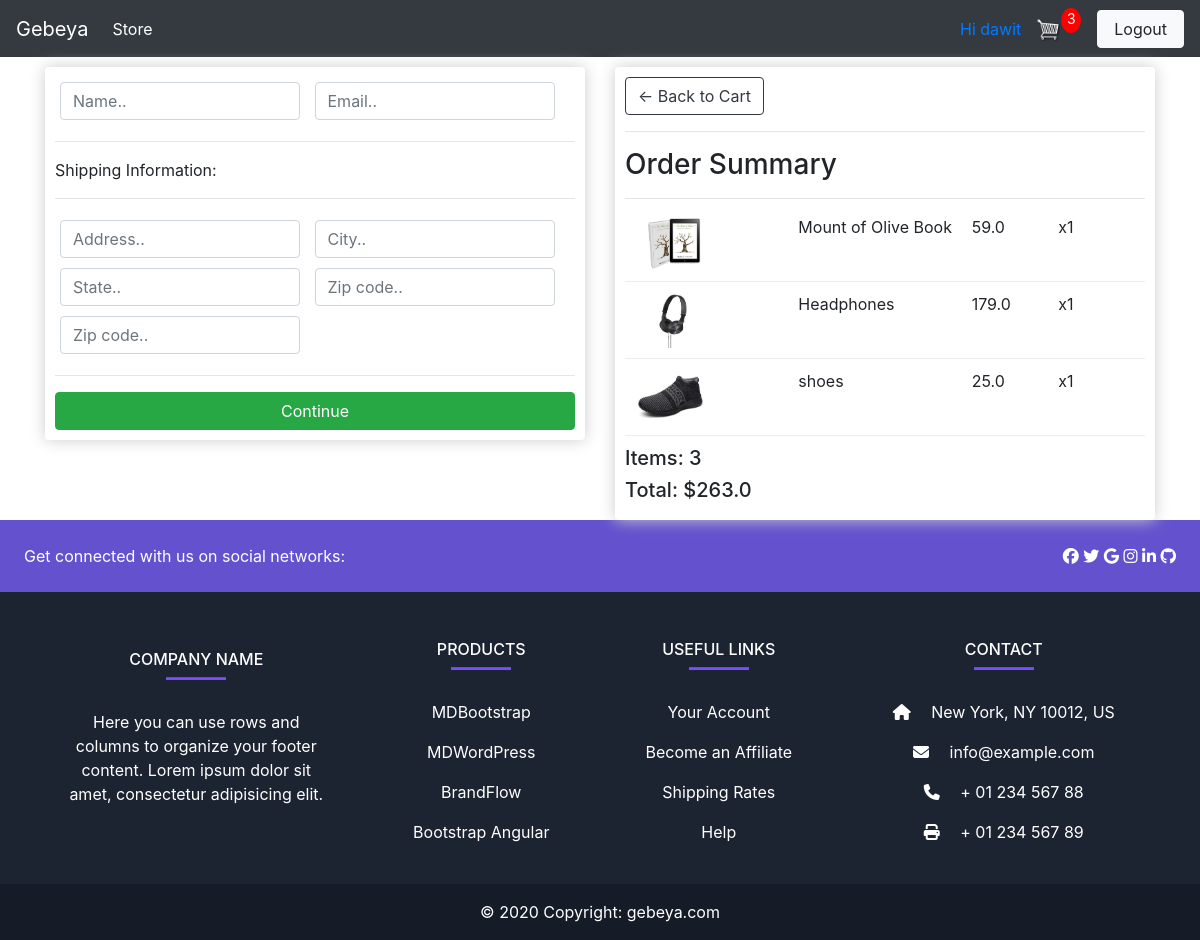
Screenshot of /checkout/ (signed in) with the database file from the repository.
### store/models.py (models this page shows, shortened)
class Order(models.Model):
	customer = models.ForeignKey(User, on_delete=models.SET_NULL, null=True, blank=True)
	date_ordered = models.DateTimeField(auto_now_add=True)
	complete = models.BooleanField(default=False)
	transaction_id = models.CharField(max_length=100, null=True)
	@property
	def shipping(self):
		shipping = False
		orderitems = self.orderitem_set.all()
		for i in orderitems:
			if i.product.digital == False:
				shipping = True
		return shipping
	def get_cart_total(self):
		orderitems = self.orderitem_set.all()
		total = sum([item.get_total for item in orderitems])
		return total
	def get_cart_items(self):
		orderitems = self.orderitem_set.all()
		total = sum([item.quantity for item in orderitems])
		return total

class OrderItem(models.Model):
	product = models.ForeignKey(Product, on_delete=models.SET_NULL, null=True)
	order = models.ForeignKey(Order, on_delete=models.SET_NULL, null=True)
	quantity = models.IntegerField(default=1, null=True, blank=True)
	date_added = models.DateTimeField(auto_now_add=True)
	@property
	def get_total(self):
		total = self.product.price * self.quantity
		return total

class Product(models.Model):
	name = models.CharField(max_length=200)
	price = models.FloatField()
	digital = models.BooleanField(default=False,null=True, blank=True)
	image = models.ImageField(null=True, blank=True)
	description = models.TextField(null=True)
	def __str__(self):
		return self.name
	@property
	def imageURL(self):
		try:
			url = self.image.url
		except:
			url = ''
		return url

### store/views.py (the view)
# urls.py: path('checkout/', views.checkout, name='checkout'),
def checkout(request):
    if request.user.is_authenticated:
        customer = request.user
        order, create = Order.objects.get_or_create(customer = customer, complete = False)
        items = order.orderitem_set.all()
        cartItems = order.get_cart_items
    else:
        items = []
        order = {'get_cart_total' : 0, 'get_cart_items' : 0}
        cartItems = order['get_cart_items']
    context = {'items' : items, 'order' : order, 'cartItems' : cartItems}
    return render(request, 'store/checkout.html', context)

### store/templates/store/checkout.html (shortened to what this page needs)
{% extends 'store/main.html' %}
{% load static %}
{% block content %}
     <div class="row">
		<div class="col-lg-6">
			<div class="box-element" id="form-wrapper">
				<form id="form">
					<div id="user-info">
						<div class="form-field">
							<input required class="form-control" type="text" name="name" placeholder="Name..">
						</div>
						<div class="form-field">
							<input required class="form-control" type="email" name="email" placeholder="Email..">
						</div>
					</div>
					<div id="shipping-info">
						<hr>
						<p>Shipping Information:</p>
						<hr>
						<div class="form-field">
							<input class="form-control" type="text" name="address" placeholder="Address..">
						</div>
						<div class="form-field">
							<input class="form-control" type="text" name="city" placeholder="City..">
						</div>
						<div class="form-field">
							<input class="form-control" type="text" name="state" placeholder="State..">
						</div>
						<div class="form-field">
							<input class="form-control" type="text" name="zipcode" placeholder="Zip code..">
						</div>
						<div class="form-field">
							<input class="form-control" type="text" name="country" placeholder="Zip code..">
						</div>
					</div>
					<hr>
					<input id="form-button" class="btn btn-success btn-block" type="submit" value="Continue">
				</form>
			</div>
			<br>
		</div>
		<div class="col-lg-6">
			<div class="box-element">
				<a  class="btn btn-outline-dark" href="{% url 'cart' %}">&#x2190; Back to Cart</a>
				<hr>
				<h3>Order Summary</h3>
				<hr>
				{% for item in items %}
				<div class="cart-row">
					<div style="flex:2"><img class="row-image" src="{{ item.product.imageURL }}"></div>
					<div style="flex:2"><p>{{ item.product }}</p></div>
					<div style="flex:1"><p>{{ item.product.price}}</p></div>
					<div style="flex:1"><p>x{{item.quantity}}</p></div>
				</div>
				{% endfor %}
				<h5>Items:   {{ order.get_cart_items}}</h5>
				<h5>Total:   ${{order.get_cart_total}}</h5>
			</div>
		</div>
	</div>
{% endblock content %}

### store/templates/store/main.html (shortened to what this page needs)
{% load static %}
<!DOCTYPE html>
<html lang="en">
<head>
    <link rel="stylesheet" href="https://stackpath.bootstrapcdn.com/bootstrap/4.4.1/css/bootstrap.min.css">
    <link rel="stylesheet" href="{% static 'css/main.css' %}">
    <link href="//maxcdn.bootstrapcdn.com/bootstrap/4.0.0/css/bootstrap.min.css" rel="stylesheet" id="bootstrap-css">
    <link href="https://maxcdn.bootstrapcdn.com/font-awesome/4.7.0/css/font-awesome.min.css" rel="stylesheet">
</head>
<body>
    <header>
        <nav class="navbar navbar-expand-lg navbar-dark bg-dark">
            <a class="navbar-brand" href="{% url 'store' %}">Gebeya</a>
            <div class="collapse navbar-collapse" id="navbarSupportedContent">
              <ul class="navbar-nav mr-auto">
                <li class="nav-item active">
                  <a class="nav-link" href="{% url 'store' %}">Store<span class="sr-only">(current)</span></a>
                </li>
              </ul>
              <div class="form-inline my-2 my-lg-0">
                {% if request.user.is_authenticated %}
                <a href="">Hi {{ request.user }}</a>
                <a href="{% url 'cart' %}">
                   <img  id="cart-icon" src="{% static 'images/cart.png' %}">
               </a>
               <p id="cart-total">  {{ cartItems }} </p>
               <a href="{% url 'logout-form' %}" type="button" class="btn btn-light px-3 ml-3">Logout</a>
               {% else %}
               <a href="{% url 'login-form' %}"class="btn btn-warning px-3 ml-3">Login</a>
               <a href="{% url 'register' %}" type="button" class="btn btn-light px-3 ml-3">Sign up</a>
                {% endif %}
           </div>
            </div>
          </nav>
    </header>
    <div class="container">
        {% block content%}
        {% endblock content%}
    </div>
  <footer
          class="text-center text-lg-start text-white"
          style="background-color: #1c2331"
          >
    <section
             class="d-flex justify-content-between p-4"
             style="background-color: #6351ce"
             >
      <div class="me-5">
        <span>Get connected with us on social networks:</span>
      </div>
      <div>
        <a href="" class="text-white me-4">
          <i class="fab fa-facebook-f"></i>
        </a>
        <a href="" class="text-white me-4">
          <i class="fab fa-twitter"></i>
        </a>
        <a href="" class="text-white me-4">
          <i class="fab fa-google"></i>
        </a>
        <a href="" class="text-white me-4">
          <i class="fab fa-instagram"></i>
        </a>
        <a href="" class="text-white me-4">
          <i class="fab fa-linkedin"></i>
        </a>
        <a href="" class="text-white me-4">
          <i class="fab fa-github"></i>
        </a>
      </div>
    </section>
    <section class="">
      <div class="container text-center text-md-start mt-5">
        <div class="row mt-3">
          <div class="col-md-3 col-lg-4 col-xl-3 mx-auto mb-4">
            <h6 class="text-uppercase fw-bold">Company name</h6>
            <hr
                class="mb-4 mt-0 d-inline-block mx-auto"
                style="width: 60px; background-color: #7c4dff; height: 2px"
                />
            <p>
              Here you can use rows and columns to organize your footer
              content. Lorem ipsum dolor sit amet, consectetur adipisicing
              elit.
            </p>
          </div>
          <div class="col-md-2 col-lg-2 col-xl-2 mx-auto mb-4">
            <h6 class="text-uppercase fw-bold">Products</h6>
            <hr
                class="mb-4 mt-0 d-inline-block mx-auto"
                style="width: 60px; background-color: #7c4dff; height: 2px"
                />
            <p>
              <a href="#!" class="text-white">MDBootstrap</a>
            </p>
            <p>
              <a href="#!" class="text-white">MDWordPress</a>
            </p>
            <p>
              <a href="#!" class="text-white">BrandFlow</a>
            </p>
            <p>
              <a href="#!" class="text-white">Bootstrap Angular</a>
            </p>
          </div>
          <div class="col-md-3 col-lg-2 col-xl-2 mx-auto mb-4">
            <h6 class="text-uppercase fw-bold">Useful links</h6>
            <hr
                class="mb-4 mt-0 d-inline-block mx-auto"
                style="width: 60px; background-color: #7c4dff; height: 2px"
                />
            <p>
              <a href="#!" class="text-white">Your Account</a>
            </p>
            <p>
              <a href="#!" class="text-white">Become an Affiliate</a>
            </p>
            <p>
              <a href="#!" class="text-white">Shipping Rates</a>
            </p>
            <p>
              <a href="#!" class="text-white">Help</a>
            </p>
          </div>
          <div class="col-md-4 col-lg-3 col-xl-3 mx-auto mb-md-0 mb-4">
            <h6 class="text-uppercase fw-bold">Contact</h6>
            <hr
                class="mb-4 mt-0 d-inline-block mx-auto"
                style="width: 60px; background-color: #7c4dff; height: 2px"
                />
            <p><i class="fas fa-home mr-3"></i> New York, NY 10012, US</p>
            <p><i class="fas fa-envelope mr-3"></i> info@example.com</p>
            <p><i class="fas fa-phone mr-3"></i> + 01 234 567 88</p>
            <p><i class="fas fa-print mr-3"></i> + 01 234 567 89</p>
          </div>
        </div>
      </div>
    </section>
    <div
         class="text-center p-3"
         style="background-color: rgba(0, 0, 0, 0.2)"
         >
      © 2020 Copyright:
      <a class="text-white" href="https://mdbootstrap.com/"
         >gebeya.com</a
        >
    </div>
  </footer>
</body>
</html>

### static/css/main.css (style rules this page uses)
body { background-color: hsl(0, 0%, 98%); }
h1,h2,h3,h4,h5,h6 { color:hsl(0, 0%, 30%); }
.box-element { box-shadow:hsl(0, 0%, 80%) 0 0 16px; background-color: #fff; border-radius: 4px; padding: 10px; }
.bg-dark { background-color: #4f868c!important; }
#cart-icon { width:25px; display: inline-block; margin-left: 15px; }
#cart-total { display: block; text-align: center; color:#fff; background-color: red; width: 20px; height: 25px; border-radius: 50%; font-size: 14px; }
.col-lg-4, .col-lg-6, .col-lg-8, .col-lg-12 { margin-top: 10px; }
.btn { border-radius: 0; }
.row-image { width: 100px; }
.form-field { width:250px; display: inline-block; padding: 5px; }
.cart-row { display: flex; align-items: flex-stretch; padding-bottom: 10px; margin-bottom: 10px; border-bottom: 1px solid #ececec; }

### rows the page displays
Order: id.quantity "3", get_cart_items "3", get_cart_total "263.0"
OrderItem: product.imageURL (picture), product "Mount of Olive Book", product.price "59.0", quantity "1"
OrderItem: product.imageURL (picture), product "Headphones", product.price "179.0", quantity "1"
OrderItem: product.imageURL (picture), product "shoes", product.price "25.0", quantity "1"

### other values shown
{{ request.user }} "dawit"
